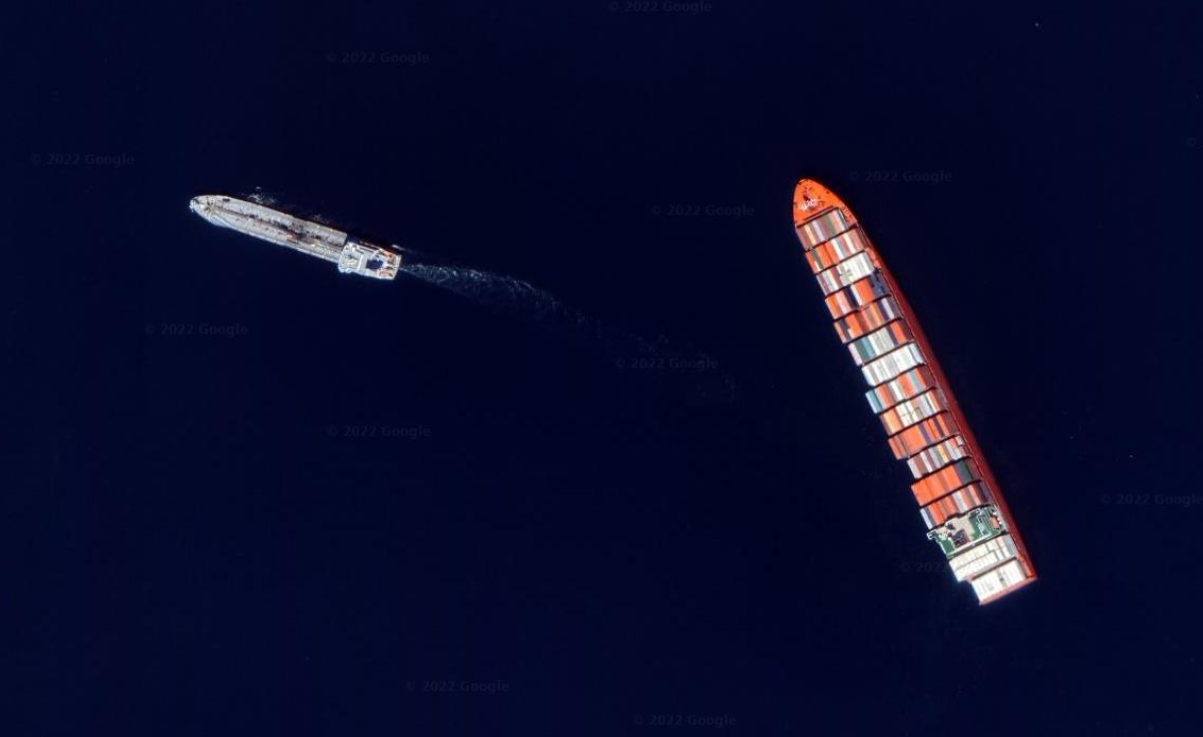
#> input picture BoatDetection/Samples/Boat16.PNG, 1203 x 737 px, found by its file name
$ python main.py
#> lines starting #> are read from the running program, lines starting #| are printed output that depends on the picture
from PIL import Image

# The color applied on detected boats.
DEBUG_COLOR_DETECTION = (255, 0, 0, 255)

# Max value in RGBA.
MAX_RGBA_VALUE = 255

# Number of component in RGB value (r, g and b)
MAX_VALUE_RGB_COMP = 3

def detect(img_path, save_path, remove_boats, export_as_mask):
    """
    str, str, bool, bool -> None
    Allows to detect the boats on a satellite imagery.
    """
#> called with img_path = 'Samples\\Boat16.PNG', save_path = 'Output', remove_boats = False, export_as_mask = True
    if "\\" in save_path:
        save_path.replace("\\", "")

    # Open image.
    img = Image.open(img_path)
#> img is the input picture: PIL image 1203x737 RGBA; mean R, G, B, A 10, 12, 43.6, 255

    # We keep in copy a version in "L".
    img_luminance = img.convert("L")
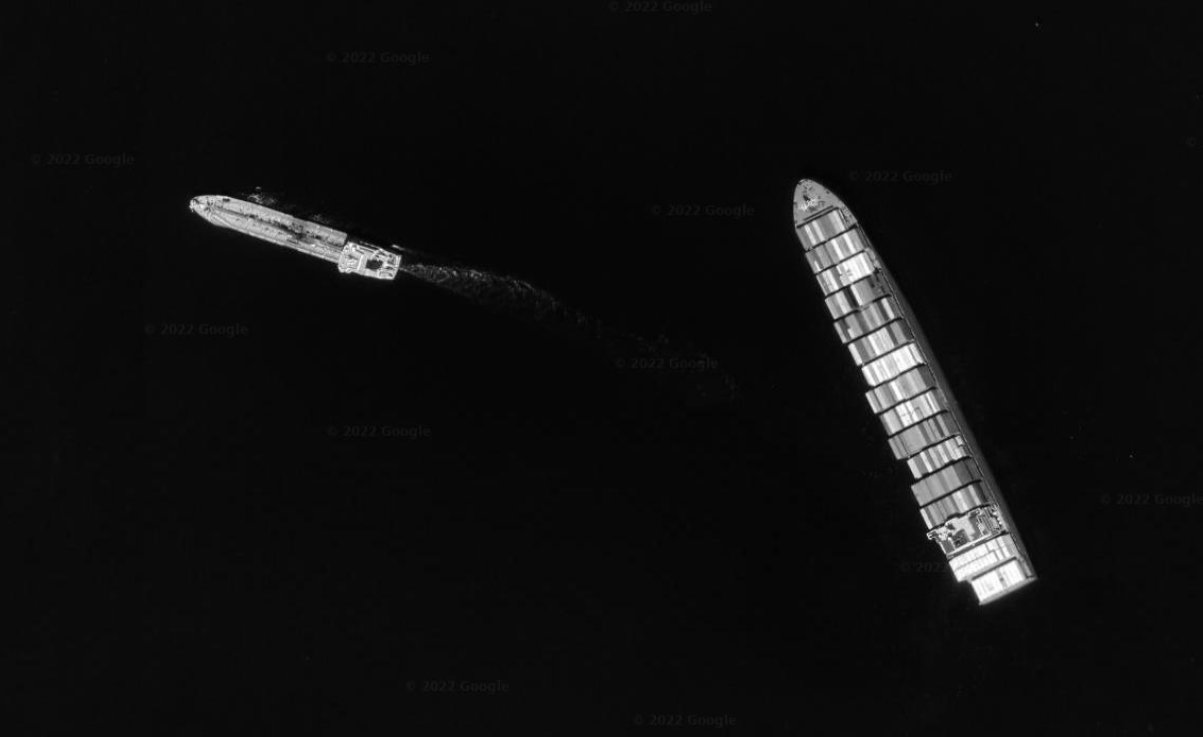
#> img_luminance: PIL image 1203x737 L; min 2, max 255, mean 15.1

    dom_color = get_dominant_color(img)
#> after the loop in get_dominant_color, `for i in range(MAX_VALUE_RGB_COMP):`: dominant_color = [8838209, 10668620, 38644677]
#> the loop in get_dominant_color, `for i in range(len(dominant_color)):` made 3 passes
#> after the loop in get_dominant_color, `for i in range(len(dominant_color)):`: dominant_color = [9, 12, 43]
#> dom_color = (9, 12, 43)
    brightness = get_brightness_image(img)
#> in get_brightness_image, `histogram = copy_as_L.histogram()`: histogram = 256 values, max 203435 at index 10, min 0 at index 0, mean 3463.3
#> in get_brightness_image, `pixels = sum(histogram)`: pixels = 886611
#> in get_brightness_image, `brightness = scale = len(histogram)`: brightness = 256
#> the loop in get_brightness_image, `for i in range(scale):` made 256 passes
#> (ratio, brightness) on passes 1 to 3: (0, 256), (0, 256), (2.26e-06, 256)
#> after the loop in get_brightness_image, `for i in range(scale):`: brightness = 15.06
#> brightness = 0.0588

    opti_tolerance = get_optimal_tolerance(brightness)
#> opti_tolerance = 80

    # Main loop.
    for x in range(img.size[0]):
        for y in range(img.size[1]):
            # Exectued for each pixels.
            pixel = img_luminance.getpixel((x, y))

            if not (0 <= pixel <= opti_tolerance):
                # Boat detected
                if remove_boats:
                    img.putpixel((x, y), dom_color)

                    # We allow ourselves to overflow a little on the edges
                    # (10 pixels here) to have a better result.
                    neighbours = get_neighbour_coordinates((x, y), 10)

                    for neighbour in neighbours:
                        img.putpixel(neighbour, dom_color)

                else:
                    img.putpixel((x, y), DEBUG_COLOR_DETECTION)
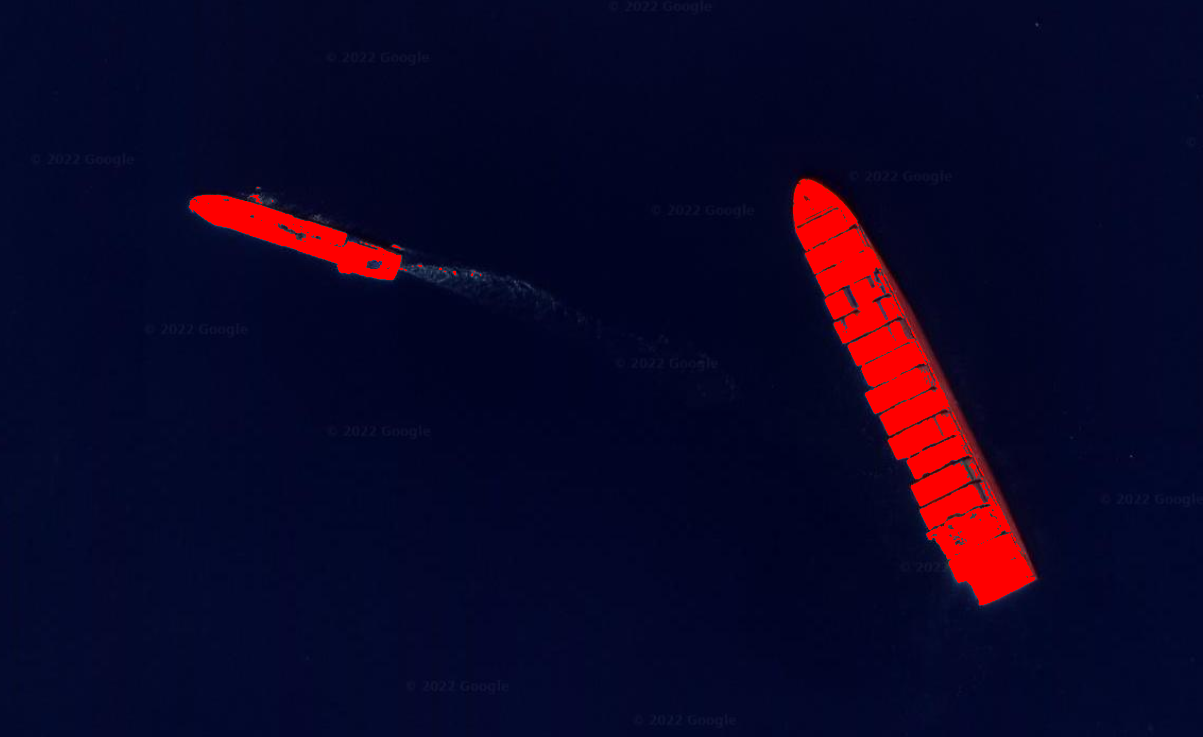
#> img: PIL image 1203x737 RGBA; mean R, G, B, A 12.5, 6.5, 38.2, 255

    if export_as_mask:
       export_detection_mask(img, save_path + "\Mask.PNG")

    # We save the image.
    img.save(save_path + "\Detection.PNG")

def export_detection_mask(img, save_path):
    """
    PIL.Image, str -> None
    Build an image of the detection mask from the pixels
    pixels detected as boats.
    """
#> called with save_path = 'Output\\Mask.PNG'
    mask = Image.new("RGB", img.size)
#> mask: PIL image 1203x737 RGB; every value is 0

    for x in range(img.size[0]):
        for y in range(img.size[1]):
            pixel = img.getpixel((x, y))

            if pixel == DEBUG_COLOR_DETECTION:
                mask.putpixel((x, y), pixel)
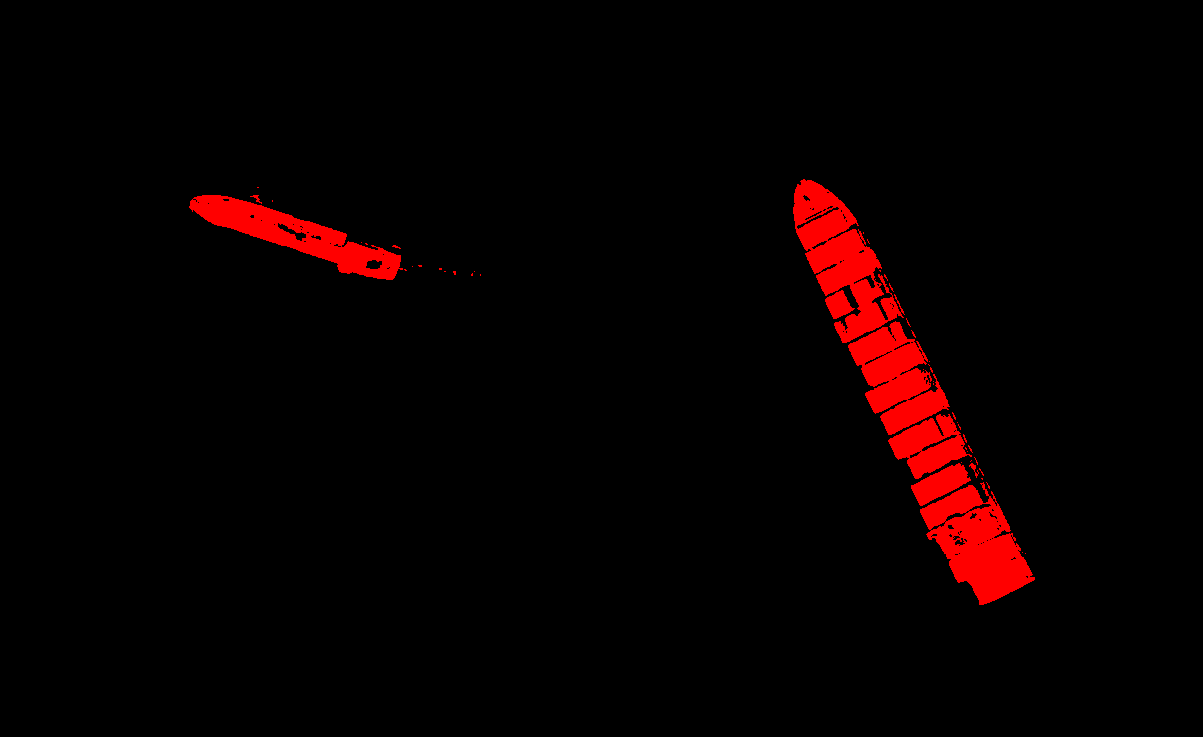
#> mask: PIL image 1203x737 RGB; mean R, G, B 9.1, 0, 0

    mask.save(save_path)

def get_dominant_color(img):
    """
    Pil.Image -> tuple(r, g, b)
    Returns the dominant color of the image.
    """
    pixels = img.getdata()

    # We ingore the alpha channel.
    #                 r  g  b
    dominant_color = [0, 0, 0]

    for i in range(MAX_VALUE_RGB_COMP):
        for k in range(len(pixels)):
            dominant_color[i] = dominant_color[i] + pixels[k][i]

    for i in range(len(dominant_color)):
        dominant_color[i] = dominant_color[i] // len(pixels)

    return tuple(dominant_color)

def get_brightness_image(img):
    """
    Pil.Image -> float/int
    Returns the global brightness of the image.
    """
    copy_as_L = img.convert("L")

    histogram = copy_as_L.histogram()
    pixels = sum(histogram)
    brightness = scale = len(histogram)

    for i in range(scale):
        ratio = histogram[i] / pixels
        brightness = brightness + ratio * (-scale + i)

    if brightness == MAX_RGBA_VALUE:
        return 1

    return brightness / scale

def get_optimal_tolerance(brightness):
    """
    float/int -> int
    Returns the most suitable tolerance for the image.
    """
    # The clearer the background (here the sea), the greater the tolerance should be
    # and reverse.
    if brightness * MAX_RGBA_VALUE > 65:
        return 100

    return 80

def get_neighbour_coordinates(coordinates, pixel_distance):
    """
    Returns the coordinates of the 4 neighboring pixels of a pixel
    (top, bottom, right and left).
    """
    top_coord = (coordinates[0], coordinates[1] - pixel_distance)
    bottom_coord = (coordinates[0], coordinates[1] + pixel_distance)
    right_coord = (coordinates[0] + pixel_distance, coordinates[1])
    left_coord = (coordinates[0] - pixel_distance, coordinates[1])

    return [top_coord, bottom_coord, right_coord, left_coord]

# Usage.
detect(
    img_path="Samples\Boat16.PNG",
    save_path="Output",
    remove_boats=False,
    export_as_mask=True
)
